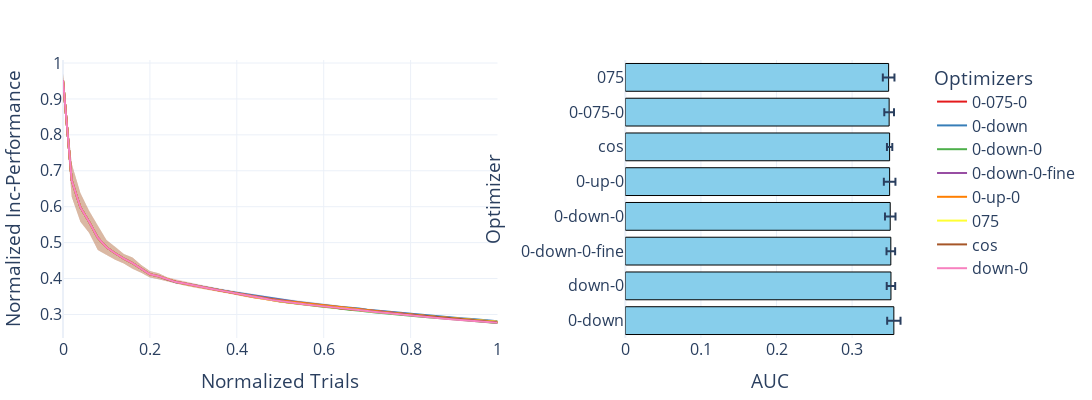

Notebook code cell kept with this figure:
### Code cell
# Which thresholding?
plot_one_thing('thresh')
